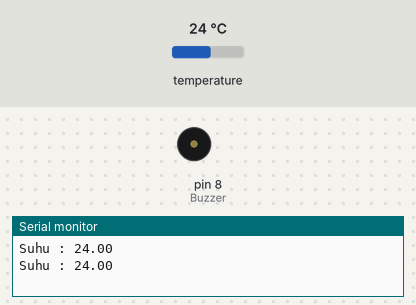
This sketch was run on a simulated Arduino Uno, built with avr-gcc and run on an emulated ATmega328P. Shown: buzzer (waves = sounding, pin HIGH), the last lines printed to the serial monitor. The test bench sets the inputs (shaded band); at power-on: temperature 24 °C.

Above: at 3.3 s.
3.4 s: temperature set to 34.5 °C
5.9 s: temperature set to 35.5 °C
At 6.4 s:
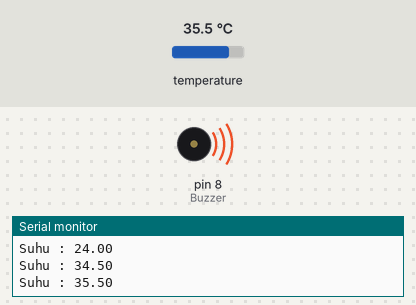
10.5 s: temperature set to 12 °C
At 11.1 s:
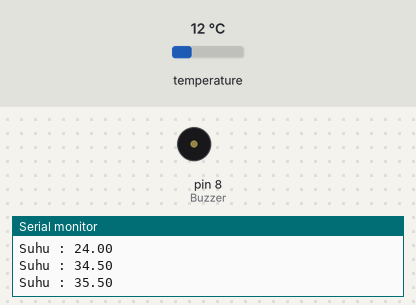
13.0 s: temperature set to 41 °C
At 14.0 s:
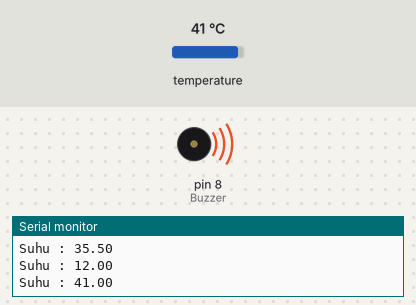
Timing chart, 0 to 18.6 s (numbered marks = the images above; inputs shaded):
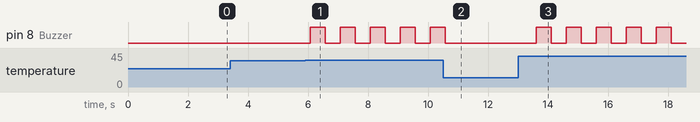

The sketch:

Program_Alarm_Suhu_Air_dengan_DS18B20.ino
```cpp
#include <OneWire.h>                //Library komunikasi one wire
#include <DallasTemperature.h>      //Library DS18B20
#define ONE_WIRE_BUS 2              //Inisialisasi pin komunikasi di D2
#define sensor 2                    //Inisialisasi sensor di D2
OneWire oneWire(ONE_WIRE_BUS);      //Mengenalkan pin komunikasi
DallasTemperature Suhu(&oneWire);   //Memasukkan pin sensor

#define Buzzer 8                    //Inisialisasi buzzer pada pin D8
float t;                            //Membuat variabel t (suhu)

void setup() {
  Serial.begin(9600);               //Mulai komunikasi serial
  Suhu.begin();                     //Mulai komunikasi sensor
  pinMode(Buzzer, OUTPUT);          //Setting buzzer sebagai output
}

void loop() {
  Suhu.requestTemperatures();       //Baca suhu
  t =  Suhu.getTempCByIndex(0);     //Masukkan hasil pembacaan ke variabel t
  Serial.print("Suhu : ");          //Tampilkan text
  Serial.println(t);                //Tampilkan suhu

  if(t > 35) {                      //Jika suhu > 35 *C
    for(int i = 0; i < 5; i++){     //Ulang prosedur alarm(); sebanyak 5 kali
      alarm();
    }
  }
  else {
    delay(1000);                    //Jeda 1000 ms
  }
}

void alarm(){                         //Prosedur alarm
  digitalWrite(Buzzer, HIGH);         //Nyalakan buzzer
  delay(500);                         //Selama 500 ms
  digitalWrite(Buzzer, LOW);          //Matikan buzzer
  delay(500);                         //Selama 500 ms
}
```

Measured:
- the behaviour switches between 35 and 35.1 °C on temperature (found by bisection; images 0 and 1)
- after the input at 5.9 s, pin 8 (Buzzer): alternates HIGH for 0.50 s and LOW for 0.50 s, starting after 0.17 s
- after the input at 10.5 s, pin 8 (Buzzer): goes on until 10.6 s, then stays LOW
- after the input at 13.0 s, pin 8 (Buzzer): alternates HIGH for 0.50 s and LOW for 0.50 s, starting after 0.60 s
